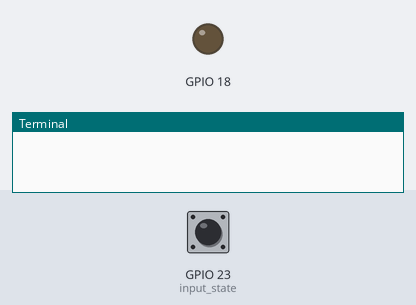
This program was run on a simulated Raspberry Pi (BCM pin numbers). On the bench: output pins drawn as LEDs (lit = HIGH), the last lines printed to the terminal. Dashed ring = blinking. Inputs (shaded band) come from the test bench; at power-on: GPIO 23 (input_state) HIGH.

Above: at 1.2 s.
1.3 s: GPIO 23 (input_state) pulled LOW for 1 s
At 3.0 s:
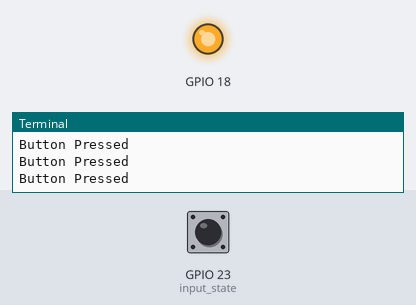
3.8 s: GPIO 23 (input_state) pulled LOW for 0.15 s
At 5.2 s:
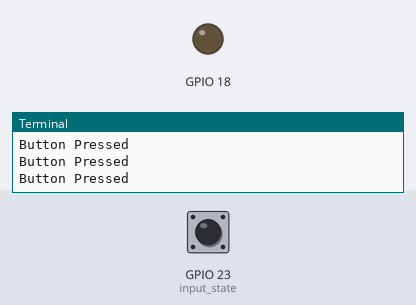
5.5 s: GPIO 23 (input_state) pulled LOW for 3.2 s
At 5.8 s:
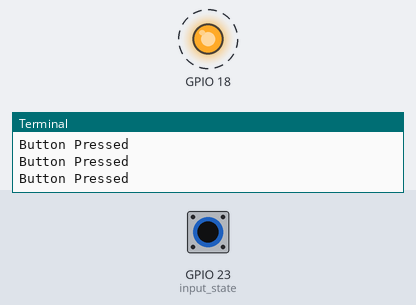
Timing chart, 0 to 10.2 s (numbered marks = the images above; inputs shaded):
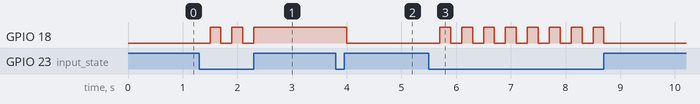

The program:

button.py
```python
import RPi.GPIO as GPIO
import time

GPIO.setmode(GPIO.BCM)

GPIO.setup(23, GPIO.IN, pull_up_down=GPIO.PUD_UP)
GPIO.setup(18, GPIO.OUT)

try:
    GPIO.output(18, GPIO.LOW);
    on = False

    while True:
        input_state = GPIO.input(23)
        if input_state == False:
            print('Button Pressed')
            if on == True:
                on = False
            else:
                on = True
            time.sleep(0.2)

        if on == True:
            GPIO.output(18, GPIO.HIGH)
        else:
            GPIO.output(18, GPIO.LOW)


except KeyboardInterrupt:
        GPIO.cleanup()
```

Measured:
- after the input at 1.3 s, GPIO 18: alternates HIGH for 0.20 s and LOW for 0.20 s, 5 changes in all, then stays HIGH, starting after 0.20 s
- after the input at 3.8 s, GPIO 18: HIGH → LOW after 0.20 s
- after the input at 5.5 s, GPIO 18: alternates HIGH for 0.20 s and LOW for 0.20 s, 16 changes in all, then stays LOW, starting after 0.20 s
